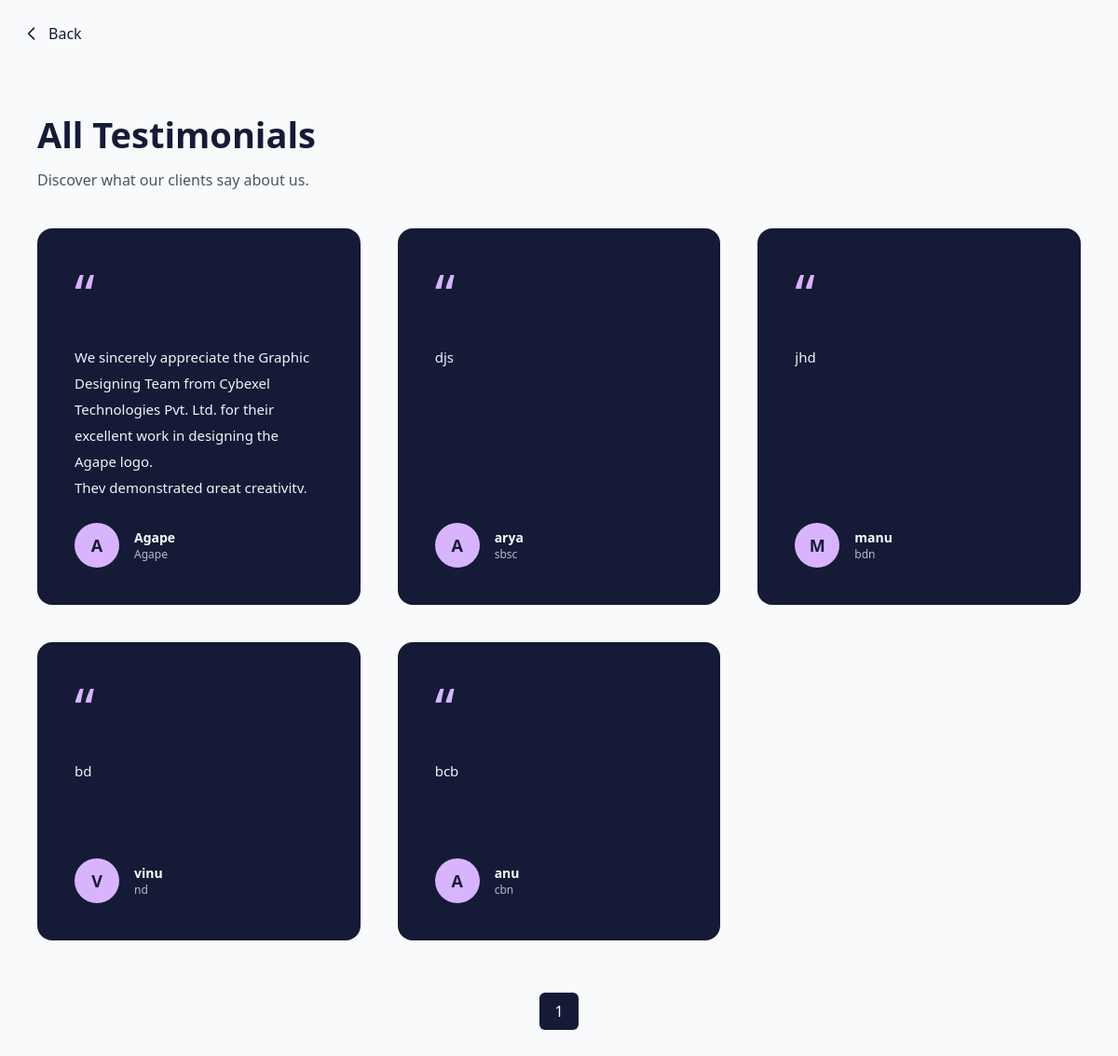
Page /testimonials/ on the committed database.
### cybexelapp/models.py (models this page shows, shortened)
class Testimonial(models.Model):
    name = models.CharField(max_length=100)
    designation = models.CharField(max_length=150)
    message = models.TextField()
    image = models.ImageField(upload_to="testimonials/", blank=True, null=True)
    created_at = models.DateTimeField(auto_now_add=True)

### cybexelapp/views.py (the view)
# urls.py: path("testimonials/", views.testimonials, name="testimonials"),
def testimonials(request):
    testimonials_qs = Testimonial.objects.all().order_by("-created_at")
    paginator = Paginator(testimonials_qs, 9)   # 9 per page
    page_number = request.GET.get("page")
    page_obj = paginator.get_page(page_number)
    return render(request, "testimonials.html", {
        "page_obj": page_obj
    })

### cybexelapp/templates/testimonials.html (shortened to what this page needs)
{% load static %}
<!DOCTYPE html>
<html lang="en">
<head>
<script src="https://cdn.tailwindcss.com"></script>
</head>
<body class="bg-gray-50">
<div class="max-w-[1400px] mx-auto px-6 pt-6">
  <a href="javascript:history.back()"
     class="inline-flex items-center gap-2 text-[#151a37] hover:text-[#d6a537] transition font-medium">
    <svg xmlns="http://www.w3.org/2000/svg" class="w-5 h-5" fill="none" viewBox="0 0 24 24" stroke="currentColor">
      <path stroke-linecap="round" stroke-linejoin="round" stroke-width="2"
        d="M15 19l-7-7 7-7" />
    </svg>
    Back
  </a>
</div>
<section class="max-w-[1400px] mx-auto px-6 lg:px-10 py-16">
  <div class="mb-10">
    <h2 class="text-[30px] md:text-[38px] font-semibold text-[#151a37]">
      All Testimonials
    </h2>
    <p class="text-gray-600 mt-2">
      Discover what our clients say about us.
    </p>
  </div>
  <div class="grid grid-cols-1 sm:grid-cols-2 lg:grid-cols-3 gap-10">
    {% for t in page_obj %}
    <div class="bg-[#151a37] rounded-2xl p-10 text-white min-h-[320px] flex flex-col justify-between hover:-translate-y-1 transition">
      <div>
        <div class="text-purple-300 text-6xl mb-6">“</div>
       <p class="text-[15px] leading-7 text-gray-100 text-left break-words whitespace-normal
          max-h-40 overflow-y-auto pr-2 hide-scrollbar">
  {{ t.message|linebreaksbr }}
</p>
      </div>
<div class="flex items-center gap-4 mt-8">
  {% if t.image %}
    <img src="{{ t.image.url }}"
         class="w-12 h-12 rounded-full object-cover border border-white/20">
  {% else %}
    <div class="w-12 h-12 rounded-full bg-purple-300
                flex items-center justify-center
                text-lg font-bold text-[#151a37] uppercase">
      {{ t.name|slice:":1" }}
    </div>
  {% endif %}
  <div>
    <p class="text-sm font-semibold">{{ t.name }}</p>
    <p class="text-xs opacity-70">{{ t.designation }}</p>
  </div>
</div>
    </div>
    {% empty %}
      <p class="col-span-full text-center text-gray-500">
        No testimonials available.
      </p>
    {% endfor %}
  </div>
  <div class="flex justify-center items-center gap-2 mt-14 flex-wrap">
    {% for num in page_obj.paginator.page_range %}
      {% if page_obj.number == num %}
        <span class="px-4 py-2 bg-[#151a37] text-white rounded-md">
          {{ num }}
        </span>
      {% else %}
        <a href="?page={{ num }}"
           class="px-4 py-2 border rounded-md hover:bg-gray-100">
          {{ num }}
        </a>
      {% endif %}
    {% endfor %}
  </div>
</section>
</body>
</html>

### rows in the picture
Testimonial: message "We sincerely appreciate the Graphic Designing Team from Cybexel Technologies Pvt. Ltd. for their excellent work in designing the Agape logo. They demonstrated great creativity,…", name "A", name "Agape", designation "Agape"
Testimonial: message "djs", name "A", name "arya", designation "sbsc"
Testimonial: message "jhd", name "M", name "manu", designation "bdn"
Testimonial: message "bd", name "V", name "vinu", designation "nd"
Testimonial: message "bcb", name "A", name "anu", designation "cbn"

### other values in the picture
{{ num }} "1"
